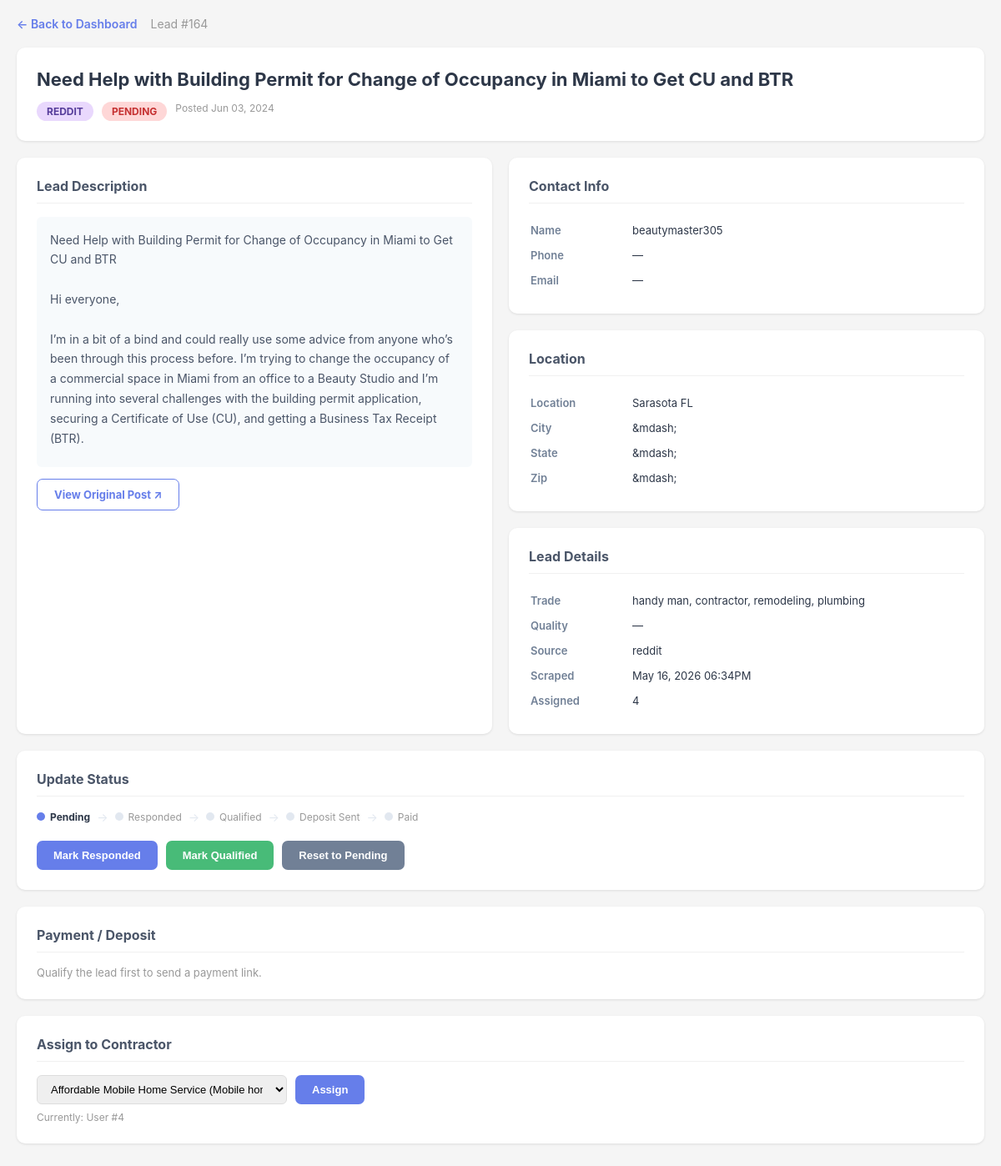
Page /lead/164 (signed in) on the committed database.
### app.py (models this page shows)
class Lead(db.Model):
    __tablename__ = "leads"
    id = db.Column(db.Integer, primary_key=True)
    source = db.Column(db.String(100), index=True)  # reddit, facebook, craigslist, duckduckgo
    source_url = db.Column(db.String(1000))
    keyword = db.Column(db.String(200), index=True)  # electrician, plumber, contractor
    title = db.Column(db.String(500))
    description = db.Column(db.Text)
    post_text = db.Column(db.Text)  # Full original post
    customer_name = db.Column(db.String(255))
    phone = db.Column(db.String(50))
    email = db.Column(db.String(255))
    location = db.Column(db.String(255), index=True)
    city = db.Column(db.String(200))
    state = db.Column(db.String(10))
    zip_code = db.Column(db.String(10))
    lat = db.Column(db.Float, index=True)
    lon = db.Column(db.Float, index=True)
    urgency = db.Column(db.String(50))  # ASAP, this week, flexible
    quality_score = db.Column(db.Float)  # AI-determined quality (0-1)
    active = db.Column(db.Boolean, default=True, index=True)
    assigned_to = db.Column(db.Integer, db.ForeignKey("user.id"), nullable=True)
    status = db.Column(db.String(50), default="new", index=True)  # new, assigned, contacted, closed
    response_status = db.Column(db.String(50), default="pending", index=True)  # pending, responded, qualified, deposit_sent, deposit_paid
    review_status = db.Column(db.String(20), default="pending", index=True)  # pending, approved, rejected
    deposit_amount = db.Column(db.Float)
    deposit_paid_at = db.Column(db.DateTime)
    deposit_payment_link = db.Column(db.String(1000))
    stripe_session_id = db.Column(db.String(255))
    posted_at = db.Column(db.DateTime)  # When customer posted
    scraped_at = db.Column(db.DateTime, default=datetime.utcnow, index=True)
    assigned_at = db.Column(db.DateTime)
    ai_processed = db.Column(db.Boolean, default=False)
    ai_extracted_data = db.Column(db.JSON)  # Full AI extraction results

### app.py (the view)
@app.route("/lead/<int:lead_id>")
@login_required
def view_lead(lead_id):
    user = User.query.get(session["user_id"])
    lead = Lead.query.get_or_404(lead_id)
    if user.email != "admin@contractor.app" and lead.assigned_to != user.id:
        return jsonify({"error": "Unauthorized"}), 403
    return render_template("lead_review.html", lead=lead, user=user)

### app.py (called while the page is built)
def login_required(f):
    @wraps(f)
    def decorated_function(*args, **kwargs):
        if "user_id" not in session:
            return redirect(url_for("login"))
        return f(*args, **kwargs)
    return decorated_function

### templates/lead_review.html (shortened to what this page needs)
<!DOCTYPE html>
<html>
<head>
</head>
<body>
<div class="topbar">
    <a href="/dashboard" class="back-btn">&#8592; Back to Dashboard</a>
    <span class="lead-id">Lead #{{ lead.id }}</span>
</div>
<div class="card">
    <div class="lead-title">{{ lead.title or 'Untitled Lead' }}</div>
    <div class="lead-meta">
        {% if lead.source %}<span class="badge source">{{ lead.source }}</span>{% endif %}
        <span class="badge {{ (lead.response_status or 'pending')|replace('_', '-') }}">
            {{ (lead.response_status or 'pending')|replace('_', ' ')|title }}
        </span>
        {% if lead.posted_at %}
            <span style="font-size:12px;color:#999">Posted {{ lead.posted_at.strftime('%b %d, %Y') }}</span>
        {% endif %}
    </div>
</div>
<div class="two-col">
    <div class="card">
        <h2>Lead Description</h2>
        {% if lead.description or lead.post_text %}
            <div class="post-text">{{ lead.post_text or lead.description }}</div>
        {% else %}
            <p style="color:#999;font-size:13px">No description available.</p>
        {% endif %}
        {% if lead.source_url %}
            <div style="margin-top:14px">
                <a href="{{ lead.source_url }}" target="_blank" class="btn btn-outline" style="text-decoration:none;display:inline-block">View Original Post &#8599;</a>
            </div>
        {% endif %}
    </div>
    <div>
        <div class="card">
            <h2>Contact Info</h2>
            <table class="info-table">
                <tr><td>Name</td><td>{{ lead.customer_name or '&mdash;' }}</td></tr>
                <tr><td>Phone</td><td>
                    {% if lead.phone %}<a href="tel:{{ lead.phone }}" style="color:#667eea">{{ lead.phone }}</a>
                    {% else %}&mdash;{% endif %}
                </td></tr>
                <tr><td>Email</td><td>
                    {% if lead.email %}<a href="mailto:{{ lead.email }}" style="color:#667eea">{{ lead.email }}</a>
                    {% else %}&mdash;{% endif %}
                </td></tr>
            </table>
        </div>
        <div class="card">
            <h2>Location</h2>
            <table class="info-table">
                <tr><td>Location</td><td>{{ lead.location or '&mdash;' }}</td></tr>
                <tr><td>City</td><td>{{ lead.city or '&mdash;' }}</td></tr>
                <tr><td>State</td><td>{{ lead.state or '&mdash;' }}</td></tr>
                <tr><td>Zip</td><td>{{ lead.zip_code or '&mdash;' }}</td></tr>
            </table>
        </div>
        <div class="card">
            <h2>Lead Details</h2>
            <table class="info-table">
                <tr><td>Trade</td><td>{{ lead.detected_trade or lead.keyword or '&mdash;' }}</td></tr>
                <tr><td>Quality</td><td>
                    {% if lead.quality_score %}{{ "%.0f"|format(lead.quality_score * 100) }}%
                    {% else %}&mdash;{% endif %}
                </td></tr>
                <tr><td>Source</td><td>{{ lead.source or '&mdash;' }}</td></tr>
                <tr><td>Scraped</td><td>{{ lead.scraped_at.strftime('%b %d, %Y %I:%M%p') if lead.scraped_at else '&mdash;' }}</td></tr>
                <tr><td>Assigned</td><td>{{ lead.assigned_to or 'Unassigned' }}</td></tr>
            </table>
        </div>
    </div>
</div>
<div class="card">
    <h2>Update Status</h2>
    <div class="status-flow" style="margin-bottom:20px">
        {% set statuses = [('pending','Pending'), ('responded','Responded'), ('qualified','Qualified'), ('deposit_sent','Deposit Sent'), ('deposit_paid','Paid')] %}
        {% set current = lead.response_status or 'pending' %}
        {% set order = ['pending','responded','qualified','deposit_sent','deposit_paid'] %}
        {% set current_idx = order.index(current) if current in order else 0 %}
        {% for val, label in statuses %}
            {% set idx = loop.index0 %}
            <div class="status-step">
                <div class="status-dot {% if idx < current_idx %}done{% elif idx == current_idx %}active{% endif %}"></div>
                <span class="status-label {% if idx == current_idx %}active{% endif %}">{{ label }}</span>
            </div>
            {% if not loop.last %}<span class="status-arrow">&#8594;</span>{% endif %}
        {% endfor %}
    </div>
    <div class="btn-row">
        {% set rs = lead.response_status or 'pending' %}
        {% if rs in ['pending'] %}
            <button class="btn btn-blue" onclick="updateStatus('responded')">Mark Responded</button>
        {% endif %}
        {% if rs in ['pending', 'responded'] %}
            <button class="btn btn-green" onclick="updateStatus('qualified')">Mark Qualified</button>
        {% endif %}
        {% if rs in ['pending', 'responded', 'qualified', 'deposit_sent'] %}
            <button class="btn btn-gray" onclick="updateStatus('pending')">Reset to Pending</button>
        {% endif %}
    </div>
</div>
<div class="card">
    <h2>Payment / Deposit</h2>
    {% if lead.response_status == 'deposit_paid' %}
        <div class="payment-box">
            <strong style="color:#276749">&#10003; Deposit Paid</strong>
            <table class="info-table" style="margin-top:10px">
                <tr><td>Amount</td><td>${{ "%.2f"|format(lead.deposit_amount or 0) }}</td></tr>
                <tr><td>Paid At</td><td>{{ lead.deposit_paid_at.strftime('%b %d, %Y %I:%M%p') if lead.deposit_paid_at else '&mdash;' }}</td></tr>
                <tr><td>Session</td><td style="font-family:monospace;font-size:11px">{{ lead.stripe_session_id or '&mdash;' }}</td></tr>
            </table>
        </div>
    {% elif lead.response_status == 'qualified' %}
        <p style="font-size:13px;color:#718096;margin-bottom:14px">Lead is qualified. Generate a Stripe payment link to collect the deposit.</p>
        <button class="btn btn-green" onclick="sendPayment()">Generate Payment Link ($50)</button>
    {% else %}
        <p style="font-size:13px;color:#999">Qualify the lead first to send a payment link.</p>
    {% endif %}
</div>
{% if user.is_admin %}
<div class="card">
    <h2>Assign to Contractor</h2>
    <div class="assign-row">
        <select id="assignSelect">
            <option value="">-- Unassigned --</option>
        </select>
        <button class="btn btn-blue" onclick="assignLead()">Assign</button>
    </div>
    <p style="font-size:12px;color:#999;margin-top:8px">
        Currently: {% if lead.assigned_to %}User #{{ lead.assigned_to }}{% else %}Unassigned{% endif %}
    </p>
</div>
{% endif %}
</body>
</html>

### templates/lead_review.html (style rules this page uses)
* { margin: 0; padding: 0; box-sizing: border-box; }
body { font-family: -apple-system, BlinkMacSystemFont, 'Segoe UI', sans-serif; background: #f5f5f5; padding: 20px; }
.topbar { display: flex; align-items: center; gap: 16px; margin-bottom: 20px; }
.back-btn { color: #667eea; text-decoration: none; font-size: 14px; font-weight: 600; }
.lead-id { color: #999; font-size: 14px; }
.card { background: white; border-radius: 10px; box-shadow: 0 1px 3px rgba(0,0,0,0.1); padding: 24px; margin-bottom: 20px; }
.card h2 { font-size: 16px; font-weight: 700; color: #4a5568; margin-bottom: 16px; padding-bottom: 10px; border-bottom: 1px solid #f0f0f0; }
.lead-title { font-size: 22px; font-weight: 700; color: #2d3748; margin-bottom: 12px; line-height: 1.3; }
.lead-meta { display: flex; flex-wrap: wrap; gap: 10px; }
.badge { display: inline-block; padding: 4px 12px; border-radius: 12px; font-size: 12px; font-weight: 700; text-transform: uppercase; }
.badge.source { background: #e9d8fd; color: #553c9a; }
.badge.pending { background: #fed7d7; color: #c53030; }
.two-col { display: grid; grid-template-columns: 1fr 1fr; gap: 20px; }
.info-table { width: 100%; }
.info-table tr td:first-child { color: #718096; font-size: 13px; font-weight: 600; padding: 6px 0; width: 120px; }
.info-table tr td:last-child { font-size: 13px; color: #2d3748; padding: 6px 0; }
.post-text { font-size: 14px; line-height: 1.7; color: #4a5568; white-space: pre-wrap; max-height: 300px; overflow-y: auto; background: #f7fafc; padding: 16px; border-radius: 6px; }
.status-flow { display: flex; align-items: center; flex-wrap: wrap; gap: 8px; margin-bottom: 20px; }
.status-step { display: flex; align-items: center; gap: 6px; }
.status-dot { width: 10px; height: 10px; border-radius: 50%; background: #e2e8f0; }
.status-dot.active { background: #667eea; }
.status-label { font-size: 12px; color: #999; }
.status-label.active { font-weight: 700; color: #2d3748; }
.status-arrow { color: #e2e8f0; font-size: 14px; }
.btn-row { display: flex; flex-wrap: wrap; gap: 10px; }
.btn { padding: 10px 20px; border: none; border-radius: 7px; cursor: pointer; font-size: 13px; font-weight: 700; }
.btn-blue { background: #667eea; color: white; }
.btn-green { background: #48bb78; color: white; }
.btn-gray { background: #718096; color: white; }
.btn-outline { background: white; border: 1px solid #667eea; color: #667eea; }
.assign-row { display: flex; align-items: center; gap: 10px; }
.assign-row select { padding: 8px 12px; border: 1px solid #ddd; border-radius: 6px; font-size: 13px; flex: 1; max-width: 300px; }

### rows in the picture
Lead: id "164", title "Need Help with Building Permit for Change of Occupancy in Miami to Get CU and BTR", source "REDDIT", response_status "PENDING", posted_at "Jun 03, 2024", post_text "Need Help with Building Permit for Change of Occupancy in Miami to Get CU and BTR Hi everyone, I’m in a bit of a bind and could really use some advice from anyone who’s been through this process before. I’m trying to change the occupancy of a commercial space in Miami from an office to a Beauty Studio and I’m running into several challenges with the building permit application, securing a Certificate of Use (CU), and getting a Business Tax Receipt (BTR).…", customer_name "beautymaster305", location "Sarasota FL", city "&mdash;", state "&mdash;", zip_code "&mdash;", keyword "handy man, contractor, remodeling, plumbing", source "reddit", scraped_at "May 16, 2026 06:34PM", assigned_to "4"

### other values in the picture
{{ label }} "Pending" "Responded" "Qualified" "Deposit Sent" "Paid"
